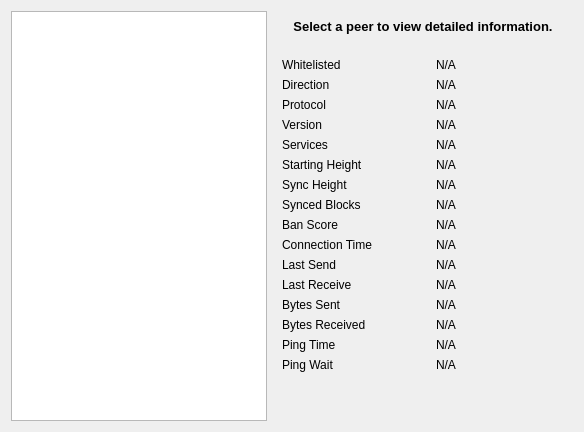
     <widget class="QWidget" name="tab_peers">
      <attribute name="title">
       <string>&amp;Peers</string>
      </attribute>
      <layout class="QGridLayout" name="gridLayout_2">
       <item row="0" column="0" rowspan="2">
        <widget class="QTableView" name="peerWidget">
         <property name="horizontalScrollBarPolicy">
          <enum>Qt::ScrollBarAsNeeded</enum>
         </property>
         <property name="sortingEnabled">
          <bool>true</bool>
         </property>
         <attribute name="horizontalHeaderHighlightSections">
          <bool>false</bool>
         </attribute>
        </widget>
       </item>
       <item row="0" column="1">
        <widget class="QLabel" name="peerHeading">
         <property name="sizePolicy">
          <sizepolicy hsizetype="Preferred" vsizetype="Minimum">
           <horstretch>0</horstretch>
           <verstretch>0</verstretch>
          </sizepolicy>
         </property>
         <property name="minimumSize">
          <size>
           <width>300</width>
           <height>32</height>
          </size>
         </property>
         <property name="font">
          <font>
           <pointsize>10</pointsize>
           <weight>75</weight>
           <bold>true</bold>
          </font>
         </property>
         <property name="cursor">
          <cursorShape>IBeamCursor</cursorShape>
         </property>
         <property name="text">
          <string>Select a peer to view detailed information.</string>
         </property>
         <property name="alignment">
          <set>Qt::AlignCenter</set>
         </property>
         <property name="wordWrap">
          <bool>true</bool>
         </property>
         <property name="textInteractionFlags">
          <set>Qt::LinksAccessibleByMouse|Qt::TextSelectableByKeyboard|Qt::TextSelectableByMouse</set>
         </property>
        </widget>
       </item>
       <item row="1" column="1">
        <widget class="QWidget" name="detailWidget" native="true">
         <property name="minimumSize">
          <size>
           <width>300</width>
           <height>0</height>
          </size>
         </property>
         <layout class="QGridLayout" name="gridLayout_3">
          <item row="0" column="0">
           <widget class="QLabel" name="label_30">
            <property name="text">
             <string>Whitelisted</string>
            </property>
           </widget>
          </item>
          <item row="0" column="2">
           <widget class="QLabel" name="peerWhitelisted">
            <property name="cursor">
             <cursorShape>IBeamCursor</cursorShape>
            </property>
            <property name="text">
             <string>N/A</string>
            </property>
            <property name="textFormat">
             <enum>Qt::PlainText</enum>
            </property>
            <property name="textInteractionFlags">
             <set>Qt::LinksAccessibleByMouse|Qt::TextSelectableByKeyboard|Qt::TextSelectableByMouse</set>
            </property>
           </widget>
          </item>
          <item row="1" column="0">
           <widget class="QLabel" name="label_23">
            <property name="text">
             <string>Direction</string>
            </property>
           </widget>
          </item>
          <item row="1" column="2">
           <widget class="QLabel" name="peerDirection">
            <property name="cursor">
             <cursorShape>IBeamCursor</cursorShape>
            </property>
            <property name="text">
             <string>N/A</string>
            </property>
            <property name="textFormat">
             <enum>Qt::PlainText</enum>
            </property>
            <property name="textInteractionFlags">
             <set>Qt::LinksAccessibleByMouse|Qt::TextSelectableByKeyboard|Qt::TextSelectableByMouse</set>
            </property>
           </widget>
          </item>
          <item row="2" column="0">
           <widget class="QLabel" name="label_21">
            <property name="text">
             <string>Protocol</string>
            </property>
           </widget>
          </item>
          <item row="2" column="2">
           <widget class="QLabel" name="peerVersion">
            <property name="cursor">
             <cursorShape>IBeamCursor</cursorShape>
            </property>
            <property name="text">
             <string>N/A</string>
            </property>
            <property name="textFormat">
             <enum>Qt::PlainText</enum>
            </property>
            <property name="textInteractionFlags">
             <set>Qt::LinksAccessibleByMouse|Qt::TextSelectableByKeyboard|Qt::TextSelectableByMouse</set>
            </property>
           </widget>
          </item>
          <item row="3" column="0">
           <widget class="QLabel" name="label_28">
            <property name="text">
             <string>Version</string>
            </property>
           </widget>
          </item>
          <item row="3" column="2">
           <widget class="QLabel" name="peerSubversion">
            <property name="cursor">
             <cursorShape>IBeamCursor</cursorShape>
            </property>
            <property name="text">
             <string>N/A</string>
            </property>
            <property name="textFormat">
             <enum>Qt::PlainText</enum>
            </property>
            <property name="textInteractionFlags">
             <set>Qt::LinksAccessibleByMouse|Qt::TextSelectableByKeyboard|Qt::TextSelectableByMouse</set>
            </property>
           </widget>
          </item>
          <item row="4" column="0">
           <widget class="QLabel" name="label_4">
            <property name="text">
             <string>Services</string>
            </property>
           </widget>
          </item>
          <item row="4" column="2">
           <widget class="QLabel" name="peerServices">
            <property name="cursor">
             <cursorShape>IBeamCursor</cursorShape>
            </property>
            <property name="text">
             <string>N/A</string>
            </property>
            <property name="textFormat">
             <enum>Qt::PlainText</enum>
            </property>
            <property name="textInteractionFlags">
             <set>Qt::LinksAccessibleByMouse|Qt::TextSelectableByKeyboard|Qt::TextSelectableByMouse</set>
            </property>
           </widget>
          </item>
          <item row="5" column="0">
           <widget class="QLabel" name="label_29">
            <property name="text">
             <string>Starting Height</string>
            </property>
           </widget>
          </item>
          <item row="5" column="2">
           <widget class="QLabel" name="peerHeight">
            <property name="cursor">
             <cursorShape>IBeamCursor</cursorShape>
            </property>
            <property name="text">
             <string>N/A</string>
            </property>
            <property name="textFormat">
             <enum>Qt::PlainText</enum>
            </property>
            <property name="textInteractionFlags">
             <set>Qt::LinksAccessibleByMouse|Qt::TextSelectableByKeyboard|Qt::TextSelectableByMouse</set>
            </property>
           </widget>
          </item>
          <item row="6" column="0">
           <widget class="QLabel" name="label_27">
            <property name="text">
             <string>Sync Height</string>
            </property>
           </widget>
          </item>
          <item row="6" column="2">
           <widget class="QLabel" name="peerSyncHeight">
            <property name="cursor">
             <cursorShape>IBeamCursor</cursorShape>
            </property>
            <property name="text">
             <string>N/A</string>
            </property>
            <property name="textFormat">
             <enum>Qt::PlainText</enum>
            </property>
            <property name="textInteractionFlags">
             <set>Qt::LinksAccessibleByMouse|Qt::TextSelectableByKeyboard|Qt::TextSelectableByMouse</set>
            </property>
           </widget>
          </item>
          <item row="7" column="0">
           <widget class="QLabel" name="label_25">
            <property name="text">
             <string>Synced Blocks</string>
            </property>
           </widget>
          </item>
          <item row="7" column="2">
           <widget class="QLabel" name="peerCommonHeight">
            <property name="cursor">
             <cursorShape>IBeamCursor</cursorShape>
            </property>
            <property name="text">
             <string>N/A</string>
            </property>
            <property name="textFormat">
             <enum>Qt::PlainText</enum>
            </property>
            <property name="textInteractionFlags">
             <set>Qt::LinksAccessibleByMouse|Qt::TextSelectableByKeyboard|Qt::TextSelectableByMouse</set>
            </property>
           </widget>
          </item>
          <item row="8" column="0">
           <widget class="QLabel" name="label_24">
            <property name="text">
             <string>Ban Score</string>
            </property>
           </widget>
          </item>
          <item row="8" column="2">
           <widget class="QLabel" name="peerBanScore">
            <property name="cursor">
             <cursorShape>IBeamCursor</cursorShape>
            </property>
            <property name="text">
             <string>N/A</string>
            </property>
            <property name="textFormat">
             <enum>Qt::PlainText</enum>
            </property>
            <property name="textInteractionFlags">
             <set>Qt::LinksAccessibleByMouse|Qt::TextSelectableByKeyboard|Qt::TextSelectableByMouse</set>
            </property>
           </widget>
          </item>
          <item row="9" column="0">
           <widget class="QLabel" name="label_22">
            <property name="text">
             <string>Connection Time</string>
            </property>
           </widget>
          </item>
          <item row="9" column="2">
           <widget class="QLabel" name="peerConnTime">
            <property name="cursor">
             <cursorShape>IBeamCursor</cursorShape>
            </property>
            <property name="text">
             <string>N/A</string>
            </property>
            <property name="textFormat">
             <enum>Qt::PlainText</enum>
            </property>
            <property name="textInteractionFlags">
             <set>Qt::LinksAccessibleByMouse|Qt::TextSelectableByKeyboard|Qt::TextSelectableByMouse</set>
            </property>
           </widget>
          </item>
          <item row="10" column="0">
           <widget class="QLabel" name="label_15">
            <property name="text">
             <string>Last Send</string>
            </property>
           </widget>
          </item>
          <item row="10" column="2">
           <widget class="QLabel" name="peerLastSend">
            <property name="cursor">
             <cursorShape>IBeamCursor</cursorShape>
            </property>
            <property name="text">
             <string>N/A</string>
            </property>
            <property name="textFormat">
             <enum>Qt::PlainText</enum>
            </property>
            <property name="textInteractionFlags">
             <set>Qt::LinksAccessibleByMouse|Qt::TextSelectableByKeyboard|Qt::TextSelectableByMouse</set>
            </property>
           </widget>
          </item>
          <item row="11" column="0">
           <widget class="QLabel" name="label_19">
            <property name="text">
             <string>Last Receive</string>
            </property>
           </widget>
          </item>
          <item row="11" column="2">
           <widget class="QLabel" name="peerLastRecv">
            <property name="cursor">
             <cursorShape>IBeamCursor</cursorShape>
            </property>
            <property name="text">
             <string>N/A</string>
            </property>
            <property name="textFormat">
             <enum>Qt::PlainText</enum>
            </property>
            <property name="textInteractionFlags">
             <set>Qt::LinksAccessibleByMouse|Qt::TextSelectableByKeyboard|Qt::TextSelectableByMouse</set>
            </property>
           </widget>
          </item>
          <item row="12" column="0">
           <widget class="QLabel" name="label_18">
            <property name="text">
             <string>Bytes Sent</string>
            </property>
           </widget>
          </item>
          <item row="12" column="2">
           <widget class="QLabel" name="peerBytesSent">
            <property name="cursor">
             <cursorShape>IBeamCursor</cursorShape>
            </property>
            <property name="text">
             <string>N/A</string>
            </property>
            <property name="textFormat">
             <enum>Qt::PlainText</enum>
            </property>
            <property name="textInteractionFlags">
             <set>Qt::LinksAccessibleByMouse|Qt::TextSelectableByKeyboard|Qt::TextSelectableByMouse</set>
            </property>
           </widget>
          </item>
          <item row="13" column="0">
           <widget class="QLabel" name="label_20">
            <property name="text">
             <string>Bytes Received</string>
            </property>
           </widget>
          </item>
          <item row="13" column="2">
           <widget class="QLabel" name="peerBytesRecv">
            <property name="cursor">
             <cursorShape>IBeamCursor</cursorShape>
            </property>
            <property name="text">
             <string>N/A</string>
            </property>
            <property name="textFormat">
             <enum>Qt::PlainText</enum>
            </property>
            <property name="textInteractionFlags">
             <set>Qt::LinksAccessibleByMouse|Qt::TextSelectableByKeyboard|Qt::TextSelectableByMouse</set>
            </property>
           </widget>
          </item>
          <item row="14" column="0">
           <widget class="QLabel" name="label_26">
            <property name="text">
             <string>Ping Time</string>
            </property>
           </widget>
          </item>
          <item row="14" column="2">
           <widget class="QLabel" name="peerPingTime">
            <property name="cursor">
             <cursorShape>IBeamCursor</cursorShape>
            </property>
            <property name="text">
             <string>N/A</string>
            </property>
            <property name="textFormat">
             <enum>Qt::PlainText</enum>
            </property>
            <property name="textInteractionFlags">
             <set>Qt::LinksAccessibleByMouse|Qt::TextSelectableByKeyboard|Qt::TextSelectableByMouse</set>
            </property>
           </widget>
          </item>
          <item row="15" column="0">
           <widget class="QLabel" name="peerPingWaitLabel">
            <property name="toolTip">
             <string>The duration of a currently outstanding ping.</string>
            </property>
            <property name="text">
             <string>Ping Wait</string>
            </property>
           </widget>
          </item>
          <item row="15" column="2">
           <widget class="QLabel" name="peerPingWait">
            <property name="cursor">
             <cursorShape>IBeamCursor</cursorShape>
            </property>
            <property name="text">
             <string>N/A</string>
            </property>
            <property name="textFormat">
             <enum>Qt::PlainText</enum>
            </property>
            <property name="textInteractionFlags">
             <set>Qt::LinksAccessibleByMouse|Qt::TextSelectableByKeyboard|Qt::TextSelectableByMouse</set>
            </property>
           </widget>
          </item>
          <item row="16" column="1">
           <spacer name="verticalSpacer_3">
            <property name="orientation">
             <enum>Qt::Vertical</enum>
            </property>
            <property name="sizeHint" stdset="0">
             <size>
              <width>20</width>
              <height>40</height>
             </size>
            </property>
           </spacer>
          </item>
         </layout>
        </widget>
       </item>
      </layout>
     </widget>
